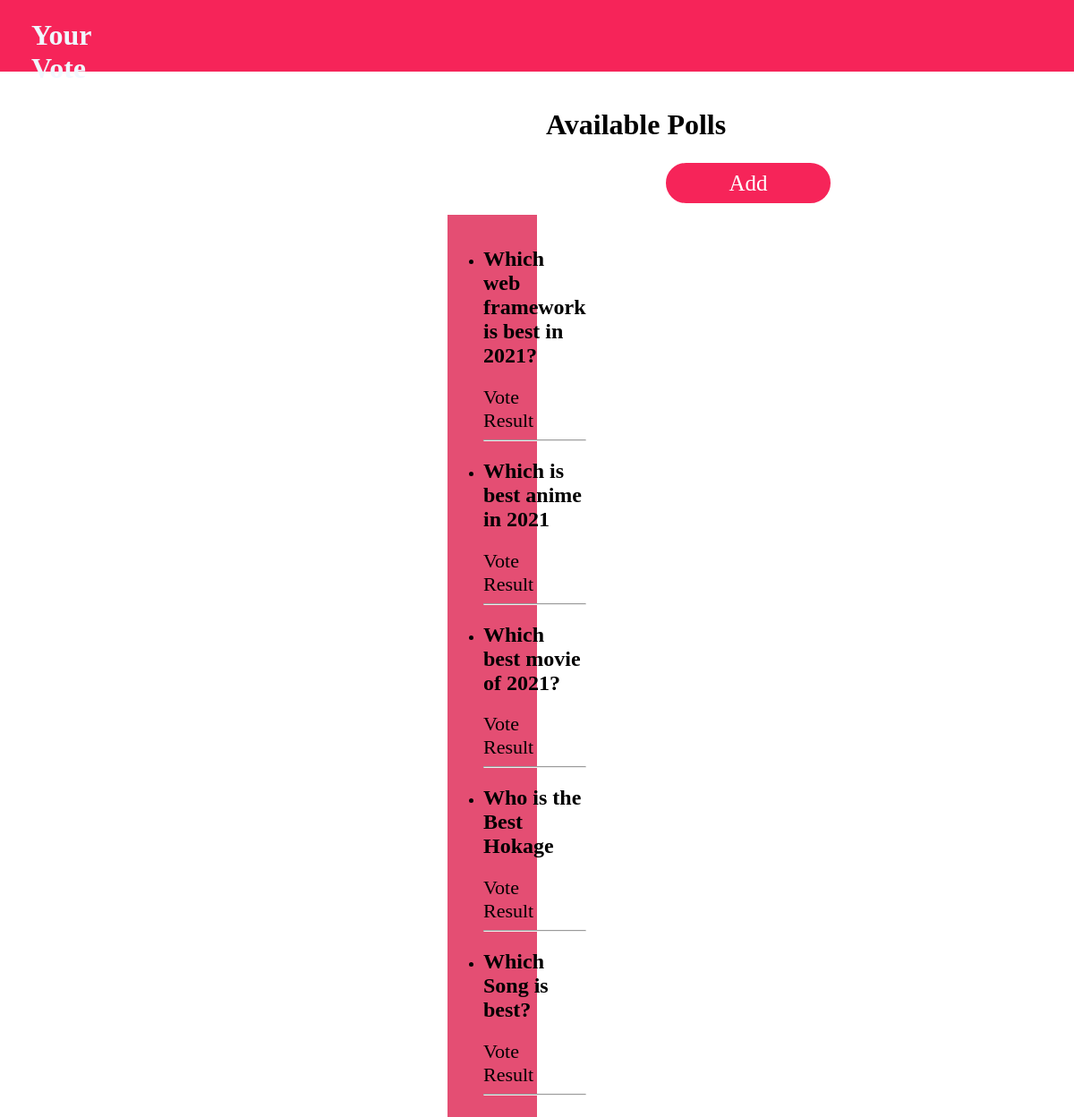
Before: /accounts/list_poll with the older database file.
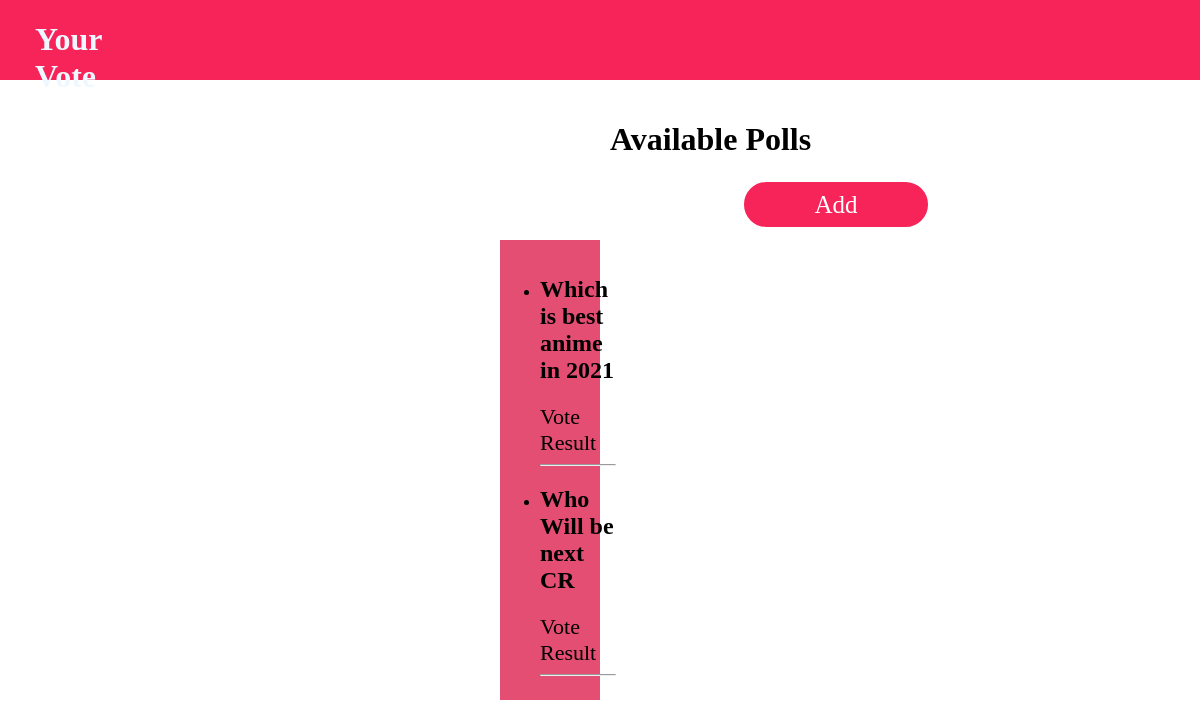
After: the same page with the newer database file.
### accounts/models.py (models this page shows, shortened)
class pollQuetions(models.Model):
    pollquetion=models.CharField(max_length=120)
    option1=models.CharField(max_length=120)
    option2=models.CharField(max_length=120)
    option3=models.CharField(max_length=120)
    option1_count=models.IntegerField(default=0)
    option2_count=models.IntegerField(default=0)
    option3_count=models.IntegerField(default=0)
    def __str__(self):
        return str(self.pollquetion)

### accounts/views.py (the view)
# urls.py: path('list_poll',views.list_poll,name="list_poll"),
def list_poll(request):
    quetion_list=pollQuetions.objects.all()
    context={
        "list_quetion":quetion_list
    }
    print(context)
    return render(request,'poll_list.html',context)

### templates/poll_list.html (shortened to what this page needs)
<!DOCTYPE html>
<html>
<head>
</head>
<body>
    <header>
        <div class="container">
            <div class="logo">
                <h1><a href="{% url 'top' %}">Your Vote</a></h1>
            </div>
            <div class="list">
            </div>
        </div>
    </header>
    <div class="top-wrapper">
        <div class="top-detail">
            <h1 class="title">Available Polls</h1>
            <a class="index-button" href="{% url 'add_poll' %}">Add</a>
        </div>
    </div>
    <div class="poll-list">
        <ul>
            {% for quetionList in list_quetion %}
            <li>
                <h2>{{ quetionList.pollquetion }}</h2>
                <a href="{% url 'vote_poll' quetionList.id %}">Vote</a>
                <a href="{% url 'result_poll' quetionList.id %}">Result</a>
                <hr />
            </li>
            {% endfor %}
        </ul>
    </div>
</body>
</html>

Changed rows visible on the page:
removed pollQuetions: pollquetion "Which web framework is best in 2021?"
removed pollQuetions: pollquetion "Which best movie of 2021?"
removed pollQuetions: pollquetion "Who is the Best Hokage"
removed pollQuetions: pollquetion "Which Song is best?"
added pollQuetions: pollquetion "Who Will be next CR"
